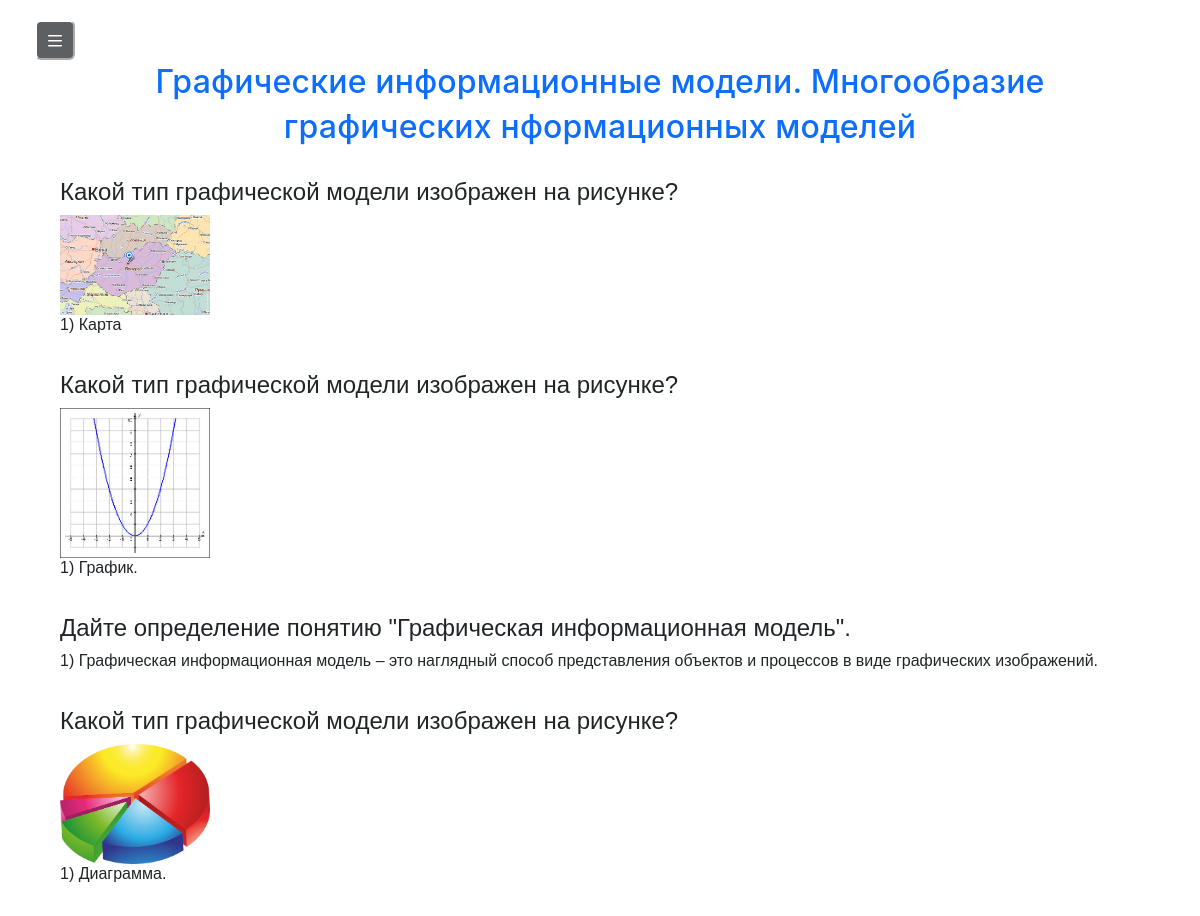
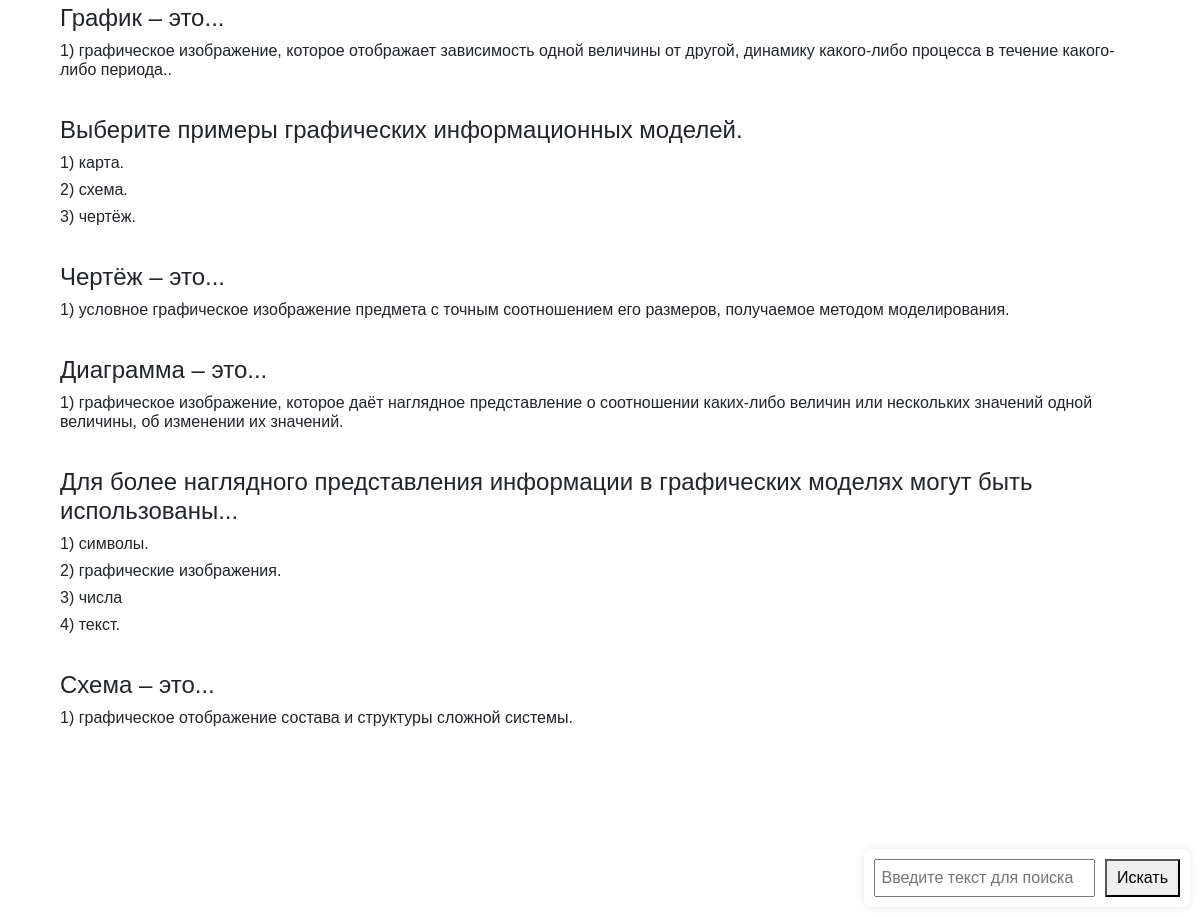
/class/9/tests/3, run on the app's committed database (2 pictures, top to bottom).
### data/theme_questions.py (models this page shows)
class ThemeQuestions(SqlAlchemyBase):
    __tablename__ = 'theme_questions'
    id = sqlalchemy.Column(sqlalchemy.Integer, primary_key=True, autoincrement=True)
    name = sqlalchemy.Column(sqlalchemy.String)
    class_id = sqlalchemy.Column(sqlalchemy.Integer, sqlalchemy.ForeignKey('training_class.id'))
    training_class = sqlalchemy.orm.relationship('TrainingClass')

### data/answer_questions.py (models this page shows)
class AnswerQuestion(SqlAlchemyBase):
    __tablename__ = 'answer'
    id = sqlalchemy.Column(sqlalchemy.Integer, primary_key=True, autoincrement=True)
    answer = sqlalchemy.Column(sqlalchemy.String)
    question_id = sqlalchemy.Column(sqlalchemy.Integer, sqlalchemy.ForeignKey('question.id'))
    question = sqlalchemy.orm.relationship('Question')

### data/questions.py (models this page shows)
class Question(SqlAlchemyBase):
    __tablename__ = 'question'
    id = sqlalchemy.Column(sqlalchemy.Integer, primary_key=True, autoincrement=True)
    question = sqlalchemy.Column(sqlalchemy.String)
    theme_id = sqlalchemy.Column(sqlalchemy.Integer, sqlalchemy.ForeignKey('theme_questions.id'))
    theme = sqlalchemy.orm.relationship('ThemeQuestions')

### tools/routes.py (the view)
@app.route('/class/<class_name>/tests/<test_id>')
def show_test(class_name, test_id):
    with create_session() as session:
        train_class = chech_class(class_name)
        theme = session.query(ThemeQuestions).filter(ThemeQuestions.class_id == train_class.id,
                                                     ThemeQuestions.id == test_id).first()
        if not theme:
            raise NotFound()
        questions = session.query(Question).filter(Question.theme_id == theme.id)
    lst_questions = [theme.name]
    for question in questions:
        que_que = question.question.splitlines()
        que = [que_que[0], que_que[1:]]
        with create_session() as session:
            answ = session.query(AnswerQuestion).filter(AnswerQuestion.question_id == question.id).all()
        que += [[x.answer for x in answ]]
        lst_questions.append(que)
    return render_template('show_test.html', title=theme.name, questions=lst_questions, class_name=class_name)

### data/db_session.py (called while the page is built)
def create_session() -> Session:
    global __factory
    return __factory()

### tools/routes.py (called while the page is built)
def chech_class(class_name):
    with create_session() as session:
        train_class = session.query(TrainingClass).filter(TrainingClass.name == class_name).first()
    if not train_class:
        raise NotFound()
    return train_class

### tools/templates/show_test.html (shortened to what this page needs)
{% extends "base.html" %}
{% block content %}
    <div style="position: fixed; right: 10px; bottom: 10px; background: white; padding: 10px; border-radius: 8px; box-shadow: 0 0 10px rgba(0,0,0,0.1); z-index: 1000;">
        <input type="text" id="searchInput" placeholder="Введите текст для поиска">
        <button onclick="searchText()">Искать</button>
    </div>
    <div style="margin: 5%">
        <div align="center">
            <a href="/class/{{ class_name }}" style="font-size: 2rem; text-decoration: none;">{{ questions[0] }}</a>
        </div>
        {% for que in questions[1:] %}
            <h4><br>{{ que[0] }}</h4>
            {% for src_img in que[1] %}
                <a href="#" class="gallery-item" data-easy-toggle="#modalWin"
                   data-easy-class="show" data-easy-rcoe>
                    <img src="{{ src_img }}" alt="фото потерялось(" style="max-width: 150px;">
                </a>
            {% endfor %}
            {% for answer in que[2] %}
                <h6>{{ loop.index }}) {{ answer }}</h6>
            {% endfor %}
        {% endfor %}
    </div>
    <div style="height: 130px"></div>
{% endblock %}

### tools/templates/base.html (shortened to what this page needs)
<!doctype html>
<html lang="en">
<head>
    <link href="https://cdn.jsdelivr.net/npm/bootstrap@5.3.4/dist/css/bootstrap.min.css" rel="stylesheet"
>
    <link href="{{ url_for('static', filename='css/style.css') }}" rel="stylesheet">
</head>
<body>
<main role="main" class="contener">
    <button class="btn-thread-line" type="button" data-bs-toggle="offcanvas" data-bs-target="#staticBackdrop"
            aria-controls="staticBackdrop">
        <svg aria-hidden="true" height="16" viewBox="0 0 16 16" width="16">
            <path style="fill: white;"
                  d="M1 2.75A.75.75 0 0 1 1.75 2h12.5a.75.75 0 0 1 0 1.5H1.75A.75.75 0 0 1 1 2.75Zm0 5A.75.75 0 0 1 1.75 7h12.5a.75.75 0 0 1 0 1.5H1.75A.75.75 0 0 1 1 7.75ZM1.75 12h12.5a.75.75 0 0 1 0 1.5H1.75a.75.75 0 0 1 0-1.5Z"></path>
        </svg>
    </button>
    {% block content %}{% endblock %}
</main>
</body>
</html>

### tools/static/css/style.css (style rules this page uses)
body { font-family: sans-serif; }
html { scroll-behavior: smooth; }
a { font-family: Inter, Arial !important; font-weight: 500; font-style: normal; font-size: 18px; line-height: 140%; letter-spacing: 0.2px; text-decoration: none; }
div { letter-spacing: 0; }
button { padding: 5px 10px; margin-left: 5px; }
.btn-thread-line { position: absolute; left: 30px; top: 20px; width: 40px; height: 40px; background-color: #5c6063; border-color: white; border-radius: 6px; }
#searchInput { padding: 5px; }

### data on the page
ThemeQuestions: name "Графические информационные модели. Многообразие графических нформационных моделей"
AnswerQuestion: answer "Карта"
AnswerQuestion: answer "График."
Question: question "Дайте определение понятию \"Графическая информационная модель\"."
AnswerQuestion: answer "Графическая информационная модель – это наглядный способ представления объектов и процессов в виде графических изображений."
AnswerQuestion: answer "Диаграмма."
Question: question "График – это..."
AnswerQuestion: answer "графическое изображение, которое отображает зависимость одной величины от другой, динамику какого-либо процесса в течение какого-либо периода.."
Question: question "Выберите примеры графических информационных моделей."
AnswerQuestion: answer "карта."
AnswerQuestion: answer "схема."
AnswerQuestion: answer "чертёж."
Question: question "Чертёж – это..."
AnswerQuestion: answer "условное графическое изображение предмета с точным соотношением его размеров, получаемое методом моделирования."
Question: question "Диаграмма – это..."
AnswerQuestion: answer "графическое изображение, которое даёт наглядное представление о соотношении каких-либо величин или нескольких значений одной величины, об изменении их значений."
Question: question "Для более наглядного представления информации в графических моделях могут быть использованы..."
AnswerQuestion: answer "символы."
AnswerQuestion: answer "графические изображения."
AnswerQuestion: answer "числа"
AnswerQuestion: answer "текст."
Question: question "Схема – это..."
AnswerQuestion: answer "графическое отображение состава и структуры сложной системы."

### other printed values
{{ que[0] }} "Какой тип графической модели изображен на рисунке?" "Какой тип графической модели изображен на рисунке?" "Какой тип графической модели изображен на рисунке?"
